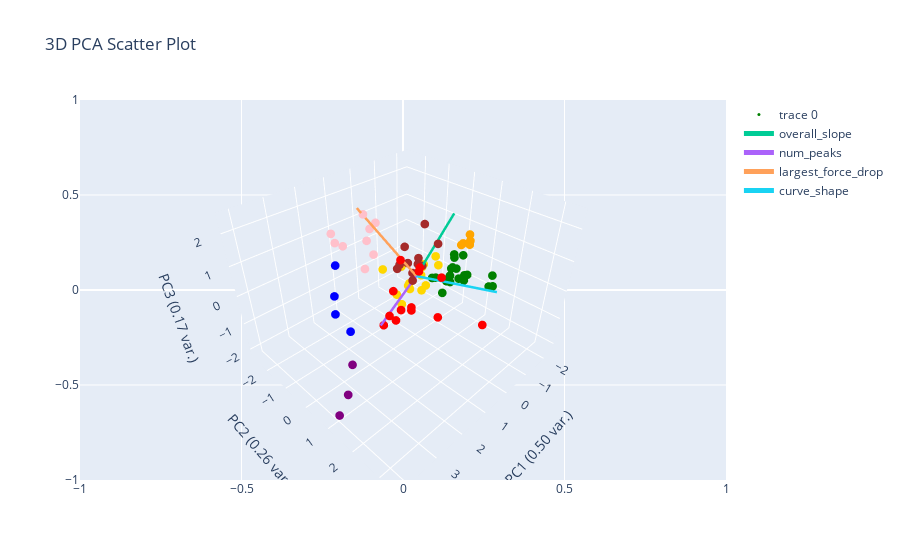

Notebook code for this chart:
### Markdown cell above
# Hierarchical Clustering

### Code cell
# if distance_threshold != None then n_clusters = None
hierarchical = AgglomerativeClustering(distance_threshold=None, n_clusters=8)
hierarchical.fit(clustering_features_df)
linkage = "Ward"
plotting.plot_clusters_seperately(hierarchical.labels_, clustering_features_df.index.tolist(), depth_resist_curve_df_list, data_features_df, 'hierarchical')
plotting.plot_pca(clustering_features_df, y_labels=hierarchical.labels_, num_pc=3, graph_title="hierachical")

### Figure 1 — Plotly figure (JSON) as saved in the notebook; plotly's stock layout.template omitted (floating-point values rounded to 4 significant figures)
{"data": [{"marker": {"color": ["green", "brown", "brown", "orange", "red", "green", "gold", "green", "green", "brown", "gold", "green", "green", "gold", "red", "gold", "brown", "green", "green", "gold", "pink", "brown", "brown", "brown", "green", "brown", "pink", "brown", "brown", "red", "blue", "pink", "green", "green", "red", "blue", "green", "green", "green", "red", "gold", "purple", "green", "brown", "red", "gold", "red", "red", "orange", "blue", "pink", "pink", "gold", "blue", "green", "pink", "green", "gold", "gold", "purple", "green", "orange", "gold", "pink", "red", "red", "red", "gold", "red", "gold", "red", "pink", "orange", "green", "pink", "orange", "gold", "purple"], "size": 3}, "mode": "markers", "type": "scatter3d", "x": [-1.022, -0.3698, -0.09636, -2.096, 1.522, -0.9418, -1.093, -1.237, -1.157, -0.4412, -0.5293, -1.574, -0.9996, -1.541, 1.12, -0.6463, -0.6235, -1.296, -0.9746, 0.2565, 0.3732, -0.5422, -0.1959, -0.5153, -1.662, -0.6009, 1.168, 0.582, -0.2392, 0.9933, 3.549, 0.7288, -0.9192, -1.061, 1.004, 2.666, -1.133, -0.9528, -0.5738, 1.39, -0.9399, 3.313, -0.8979, 0.4048, 0.8262, -1.3, 1.414, 0.8348, -1.985, 2.616, 1.079, 1.353, -1.182, 2.17, -1.668, 1.237, -1.26, 0.06605, -0.3043, 4.152, -0.8944, -1.953, -0.9112, 1.383, 0.6746, 0.5835, 1.565, -1.265, 0.7321, -0.2068, 1.323, 0.5631, -2.004, -1.278, 1.259, -2.277, -0.4334, 2.891], "y": [0.8177, -0.8699, -0.9273, 0.3519, 0.5809, -0.03805, -1.751, 1.856, 1.024, -0.5844, -0.2568, 0.1691, 1.034, -0.586, 1.129, -0.9243, -0.2857, 0.3414, 2.073, -0.3687, -1.634, -0.2651, -0.5587, -0.4282, 0.08554, 0.2813, -0.8485, 0.399, -0.1529, 0.1214, 0.7207, -1.086, -0.1629, 0.4455, 0.3372, 0.06241, 0.9391, 1.959, 0.5728, 0.7426, -0.6642, 0.5726, 0.4471, -0.3108, 0.8908, -0.2481, 3.414, 1.609, 0.4201, -0.4172, -2.672, -0.7214, -0.8424, -1.249, 0.4346, -2.287, 0.3209, -0.7902, -0.6402, 1.302, 0.596, 0.1154, -2.522, -1.699, 0.4524, 1.454, 0.4574, -0.8559, 0.507, -0.4676, -0.0677, -1.135, 0.1482, 0.5059, -0.8826, 0.1835, 0.00399, 0.323], "z": [-0.1886, 0.5108, -0.2024, 0.5236, 0.4983, -0.5197, -0.9334, 0.3073, -0.01666, -0.3609, -0.9173, 0.04929, -0.1388, -0.2122, 1.199, -1.032, 1.416, -0.1183, 0.1656, -1.121, 1.126, 0.007257, 0.1295, 0.008783, 0.09398, 0.9845, 1.337, 0.3065, 0.463, -1.078, 0.9161, 0.6017, -0.5767, -0.2737, 1.147, -0.5489, -0.06215, 0.1126, -0.6228, -0.1274, -0.7168, -2.167, -0.4033, 0.4432, 1.078, -0.2992, 0.9179, -0.2081, 0.4559, 1.354, 0.8305, 2.261, -0.5788, -0.2821, 0.2078, 0.7189, -0.1534, -1.059, -0.8119, -1.696, -0.3595, 0.3357, -1.32, 0.904, -0.6902, 0.9059, -0.3952, -0.5171, -0.5187, -0.8104, -1.184, 1.579, 0.3864, -0.08114, 0.4255, 0.6153, -0.5504, -1.468]}, {"marker": {"color": "black", "size": 5}, "mode": "markers", "showlegend": false, "type": "scatter", "x": [0], "y": [0]}, {"line": {"width": 5}, "mode": "lines+text", "name": "overall_slope", "textposition": "top center", "type": "scatter3d", "x": [0, -1.813], "y": [0, -0.1429], "z": [0, 1.403]}, {"line": {"width": 5}, "mode": "lines+text", "name": "num_peaks", "textposition": "top center", "type": "scatter3d", "x": [0, 1.888], "y": [0, 0.4419], "z": [0, -0.5667]}, {"line": {"width": 5}, "mode": "lines+text", "name": "largest_force_drop", "textposition": "top center", "type": "scatter3d", "x": [0, 1.466], "y": [0, -0.8179], "z": [0, 2.444]}, {"line": {"width": 5}, "mode": "lines+text", "name": "curve_shape", "textposition": "top center", "type": "scatter3d", "x": [0, 0.03704], "y": [0, 2.849], "z": [0, 0.8599]}], "layout": {"autosize": true, "scene": {"xaxis": {"title": {"text": "PC1 (0.50 var.)"}}, "yaxis": {"title": {"text": "PC2 (0.26 var.)"}}, "zaxis": {"title": {"text": "PC3 (0.17 var.)"}}}, "title": {"text": "3D PCA Scatter Plot"}}}
